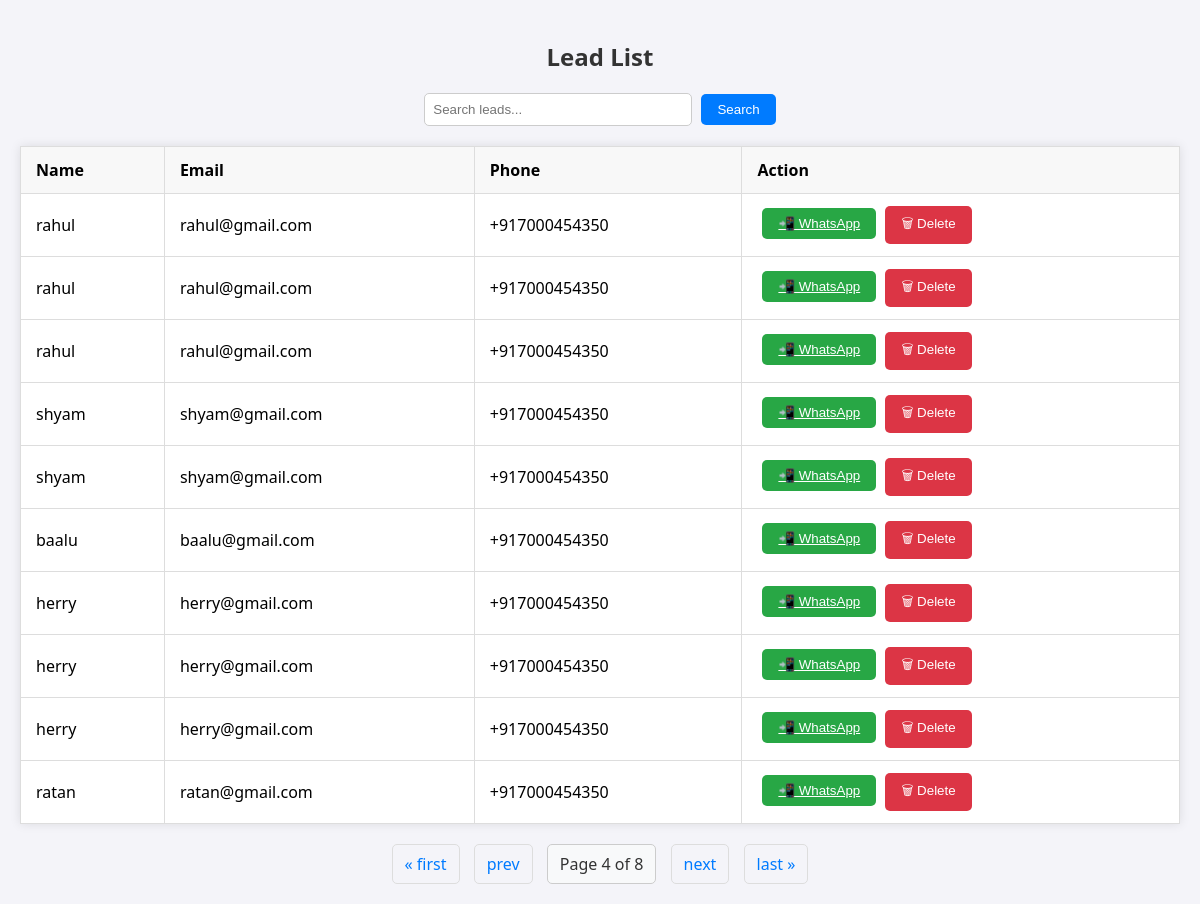
Screenshot of /leads/?page=4 with the database file from the repository.
### leads/models.py (models this page shows, shortened)
class Lead(models.Model):
    name = models.CharField(max_length=100)
    email = models.EmailField()
    phone = models.CharField(max_length=15)
    interest = models.CharField(max_length=100)
    score = models.IntegerField(default=0)
    segment = models.CharField(max_length=50, blank=True, null=True)
    timestamp = models.DateTimeField(default=timezone.now)  # Timestamp field for when the lead is created

### leads/views.py (the view)
# urls.py: path('leads/', views.lead_list, name='lead_list'),
def lead_list(request):
    leads = Lead.objects.all()
    query = request.GET.get('q')
    if query:
        leads = leads.filter(
            Q(name__icontains=query) |
            Q(email__icontains=query) |
            Q(segment__icontains=query)
        )
    paginator = Paginator(leads, 10)
    page_number = request.GET.get('page')
    page_obj = paginator.get_page(page_number)
    return render(request, 'lead_list.html', {'page_obj': page_obj})

### templates/lead_list.html (shortened to what this page needs)
{% load static %}
<!DOCTYPE html>
<html lang="en">
<head>
    <link rel="stylesheet" href="{% static 'css/lead_list.css' %}">
</head>
<body>
    <div class="container">
        <h2>Lead List</h2>
        <form method="get" class="search-form">
            <input type="text" name="q" placeholder="Search leads..." value="{{ request.GET.q }}">
            <button type="submit" class="btn">Search</button>
        </form>
        <table class="lead-table">
            <thead>
                <tr>
                    <th>Name</th>
                    <th>Email</th>
                    <th>Phone</th>
                    <th>Action</th>
                </tr>
            </thead>
            <tbody>
                {% for lead in page_obj %}
                <tr>
                    <td>{{ lead.name }}</td>
                    <td>{{ lead.email }}</td>
                    <td>{{ lead.phone }}</td>
                    <td>
                        <form method="post" action="{% url 'send_whatsapp_message' lead.id %}" style="display:inline;">
                            <button type="submit" class="btn btn-success"><a href="https://wa.me/{{ lead.phone|urlencode }}?text=Hello%20{{ lead.name }},%20thank%20you%20for%20your%20interest!"
                                class="btn btn-success"
                                target="_blank">
                                📲 WhatsApp
                             </a></button>
                        </form>
                        <form method="post" action="{% url 'delete_lead' lead.id %}" style="display:inline;">
                            <button type="submit" class="btn btn-danger">🗑 Delete</button>
                        </form>
                    </td>
                </tr>
                {% empty %}
                <tr><td colspan="6">No leads found.</td></tr>
                {% endfor %}
            </tbody>
        </table>
        <div class="pagination">
            {% if page_obj.has_previous %}
                <a href="?page=1">&laquo; first</a>
                <a href="?page={{ page_obj.previous_page_number }}">prev</a>
            {% endif %}
            <span>Page {{ page_obj.number }} of {{ page_obj.paginator.num_pages }}</span>
            {% if page_obj.has_next %}
                <a href="?page={{ page_obj.next_page_number }}">next</a>
                <a href="?page={{ page_obj.paginator.num_pages }}">last &raquo;</a>
            {% endif %}
        </div>
    </div>
</body>
</html>

### static/css/lead_list.css (style rules this page uses)
body { font-family: 'Segoe UI', Tahoma, Geneva, Verdana, sans-serif; background-color: #f4f4f9; margin: 0; padding: 20px; }
h2 { color: #333; text-align: center; margin-bottom: 20px; }
form { text-align: center; margin-bottom: 20px; }
input[type="text"] { padding: 8px; width: 250px; border: 1px solid #ccc; border-radius: 5px; }
button { padding: 8px 16px; background-color: #007bff; color: white; border: none; border-radius: 5px; margin-left: 5px; cursor: pointer; }
table { width: 100%; border-collapse: collapse; margin-top: 10px; background-color: white; box-shadow: 0 0 10px rgba(0, 0, 0, 0.1); }
th, td { padding: 12px 15px; border: 1px solid #ddd; text-align: left; }
th { background-color: #f8f8f8; font-weight: bold; }
.btn-success { background-color: #28a745; color: white; }
.btn-danger { background-color: #dc3545; color: white; }
.pagination { text-align: center; margin-top: 20px; }
.pagination a, .pagination span { display: inline-block; margin: 0 5px; padding: 8px 12px; color: #007bff; text-decoration: none; border: 1px solid #ddd; border-radius: 5px; }
.pagination span { background-color: #f8f9fa; color: #333; border: 1px solid #ccc; }

### rows the page displays
Lead: name "rahul", email "rahul@gmail.com", phone "+917000454350"
Lead: name "rahul", email "rahul@gmail.com", phone "+917000454350"
Lead: name "rahul", email "rahul@gmail.com", phone "+917000454350"
Lead: name "shyam", email "shyam@gmail.com", phone "+917000454350"
Lead: name "shyam", email "shyam@gmail.com", phone "+917000454350"
Lead: name "baalu", email "baalu@gmail.com", phone "+917000454350"
Lead: name "herry", email "herry@gmail.com", phone "+917000454350"
Lead: name "herry", email "herry@gmail.com", phone "+917000454350"
Lead: name "herry", email "herry@gmail.com", phone "+917000454350"
Lead: name "ratan", email "ratan@gmail.com", phone "+917000454350"

### other values shown
{{ page_obj.number }} "4"
{{ page_obj.paginator.num_pages }} "8"
